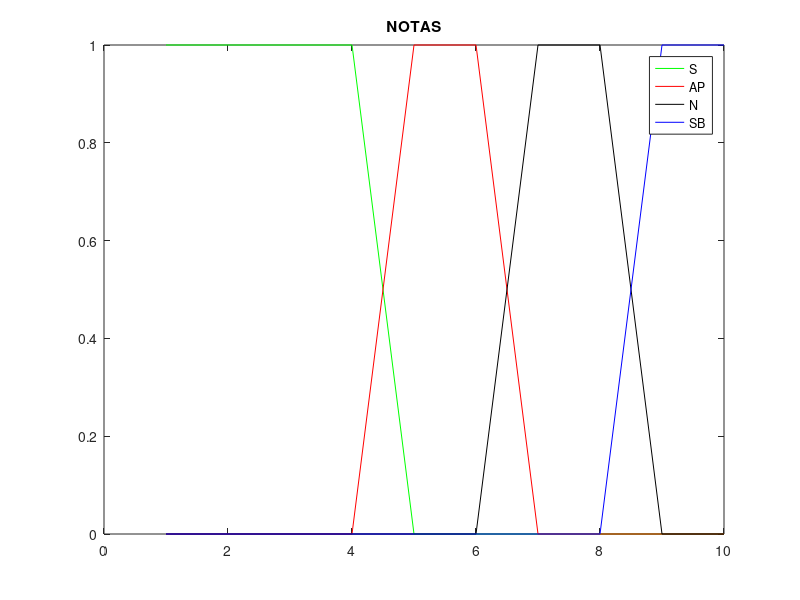

This chart was generated by the following MATLAB code: (Note: this script raises an error after producing the figure.)
%ejer 6

x=[1:10];
s(1:4)=1;
s(5:10)=0;

ap=(5-x)./(5-4)
ap(1:4)=0;
ap(5:6)=1;
ap(7:10)=0;

n=(5-x)./(5-4)
n(1:6)=0;
n(7:9)=1;
n(9:10)=0;

sb=(5-x)./(5-4)
sb(1:8)=0;
sb(9:10)=1;



plot(x,s,'g'), title('NOTAS')
hold on
plot(x,ap,'r')
hold on
plot(x,n,'k')
hold on
plot(x,sb,'b')
legend('S','AP','N','SB')
hold off

not = notable(8.6);
sobre = sobresaliente(8.6);
grado = min(1,not+sobre)

%El grado de verdad de N o SB = 1



